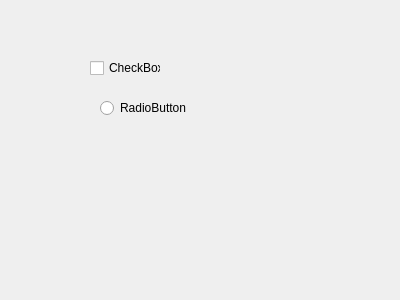
<?xml version="1.0" encoding="UTF-8"?>
<ui version="4.0">
 <class>ChildrenForm</class>
 <widget class="QWidget" name="ChildrenForm">
  <property name="geometry">
   <rect>
    <x>0</x>
    <y>0</y>
    <width>400</width>
    <height>300</height>
   </rect>
  </property>
  <property name="windowTitle">
   <string>Form</string>
  </property>
  <widget class="QCheckBox" name="checkBox">
   <property name="geometry">
    <rect>
     <x>90</x>
     <y>60</y>
     <width>71</width>
     <height>16</height>
    </rect>
   </property>
   <property name="text">
    <string>CheckBox</string>
   </property>
  </widget>
  <widget class="QRadioButton" name="radioButton">
   <property name="geometry">
    <rect>
     <x>100</x>
     <y>100</y>
     <width>89</width>
     <height>16</height>
    </rect>
   </property>
   <property name="text">
    <string>RadioButton</string>
   </property>
  </widget>
 </widget>
 <resources/>
 <connections/>
</ui>
